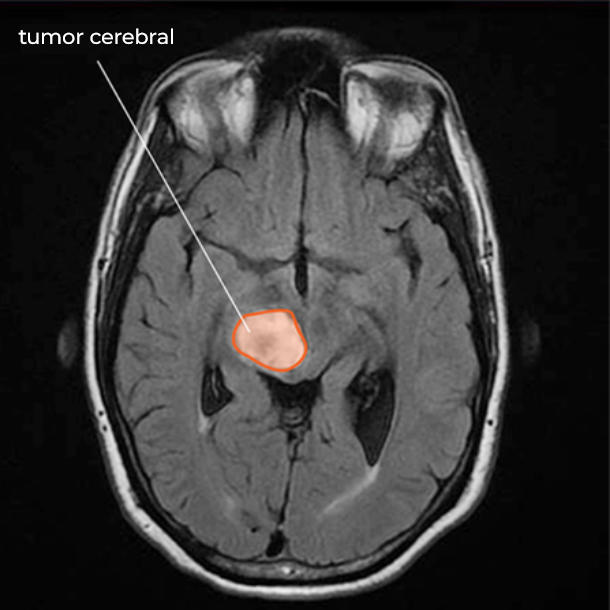
#> input picture Imagenes_A_Predecir/2.jpg, 610 x 610 px
$ python Reconocimiento_de_Personas.py
#> lines starting #> are read from the running program, lines starting #| are printed output that depends on the picture
#!/usr/bin/env python3
# -*- coding: utf-8 -*-
"""
Created on Wed Dec  9 21:17:03 2020

@author: Franciso & Gustavo
"""
# Importamos las bibliotecas
import cv2
import numpy as np
import pandas as pd
from sklearn.model_selection import train_test_split
from sklearn.linear_model import Perceptron

# Leemos la imagen a predecir
img = cv2.imread("../Imagenes_A_Predecir/2.jpg",0)
#> img: shape (610, 610); min 0, max 255, mean 53.6

# Reeducimos la imagen a 100x300 pixeles para pasar a un arreglo de numpy
primerF = cv2.resize(img, (100, 300))#(ancho->columnas)(largo->Renglones)
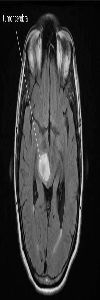
#> primerF: shape (300, 100); min 0, max 255, mean 53.3

# Pasamos esta imagen ya redimencionada a un arreglo
img44 = np.array(primerF)

# Aplanamos el arreglo y lo hacemos de 30,000(Filas) x 1(Columna)
img444 = img44.reshape([30000,1]) #Tamaño dinámico

# Lo dividimos para optimizar el funcionamiento
xf = img444/255

# Leemos los datos de entrenamiento previamente hechos en "Entrenamiento.py"
#> (the run stopped early here; a loop or call above may not have finished)

$ run again, with Imagenes_A_Predecir/1.jpg copied over Imagenes_A_Predecir/2.jpg
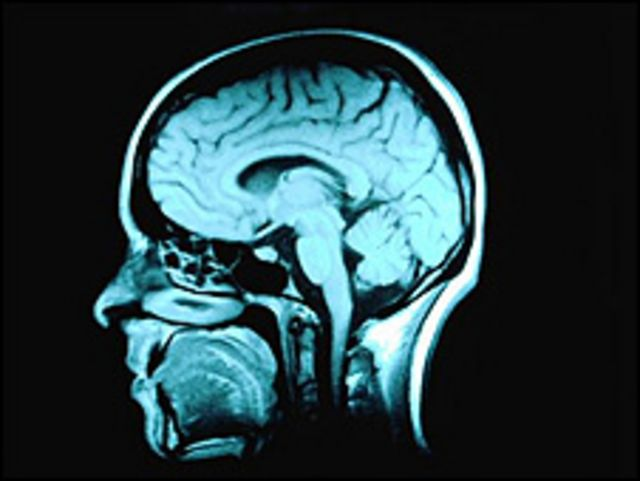
#> input picture Imagenes_A_Predecir/1.jpg, 640 x 481 px
#> `img = cv2.imread("../Imagenes_A_Predecir/2.jpg",0)`:
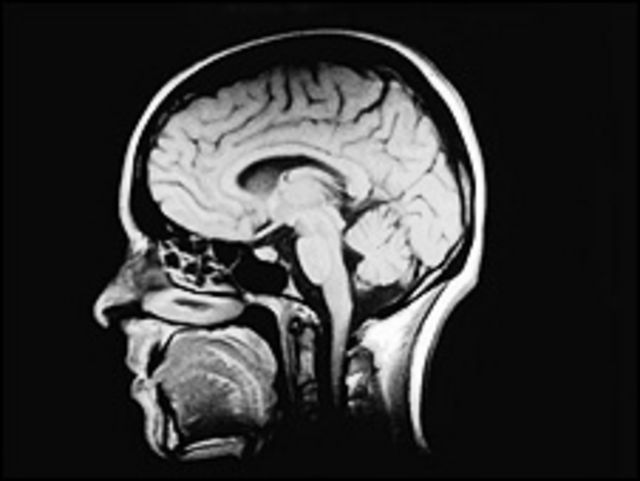
#> img: shape (481, 640); min 0, max 255, mean 56.5
#> `primerF = cv2.resize(img, (100, 300))#(ancho->columnas)(largo->Renglon..`:
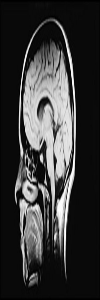
#> primerF: shape (300, 100); min 0, max 255, mean 56.4

$ run again, with Imagenes_A_Predecir/10.jpg copied over Imagenes_A_Predecir/2.jpg
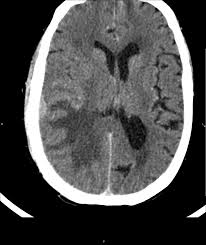
#> input picture Imagenes_A_Predecir/10.jpg, 206 x 245 px
#> img is the input picture: shape (245, 206); min 0, max 255, mean 77.2
#> `primerF = cv2.resize(img, (100, 300))#(ancho->columnas)(largo->Renglon..`:
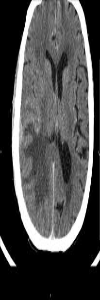
#> primerF: shape (300, 100); min 0, max 255, mean 77.2

$ run again, with Imagenes_A_Predecir/11.jpg copied over Imagenes_A_Predecir/2.jpg
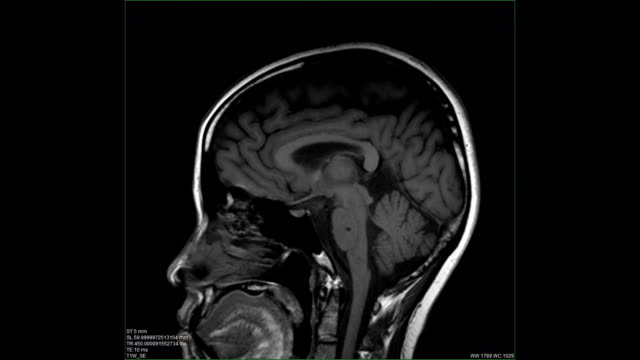
#> input picture Imagenes_A_Predecir/11.jpg, 640 x 360 px
#> `primerF = cv2.resize(img, (100, 300))#(ancho->columnas)(largo->Renglon..`:
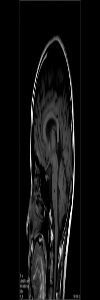
#> primerF: shape (300, 100); min 0, max 255, mean 16.8
